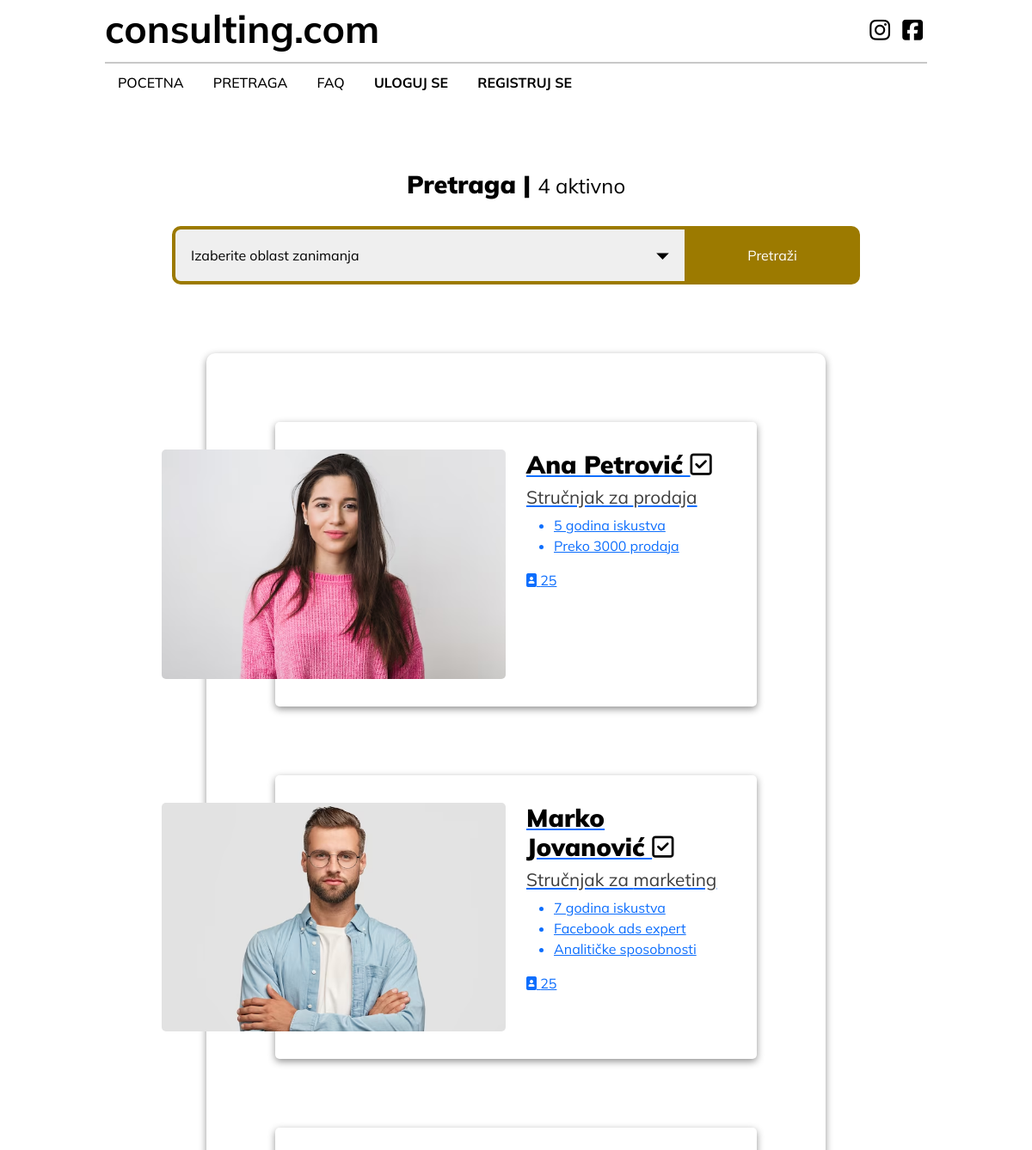
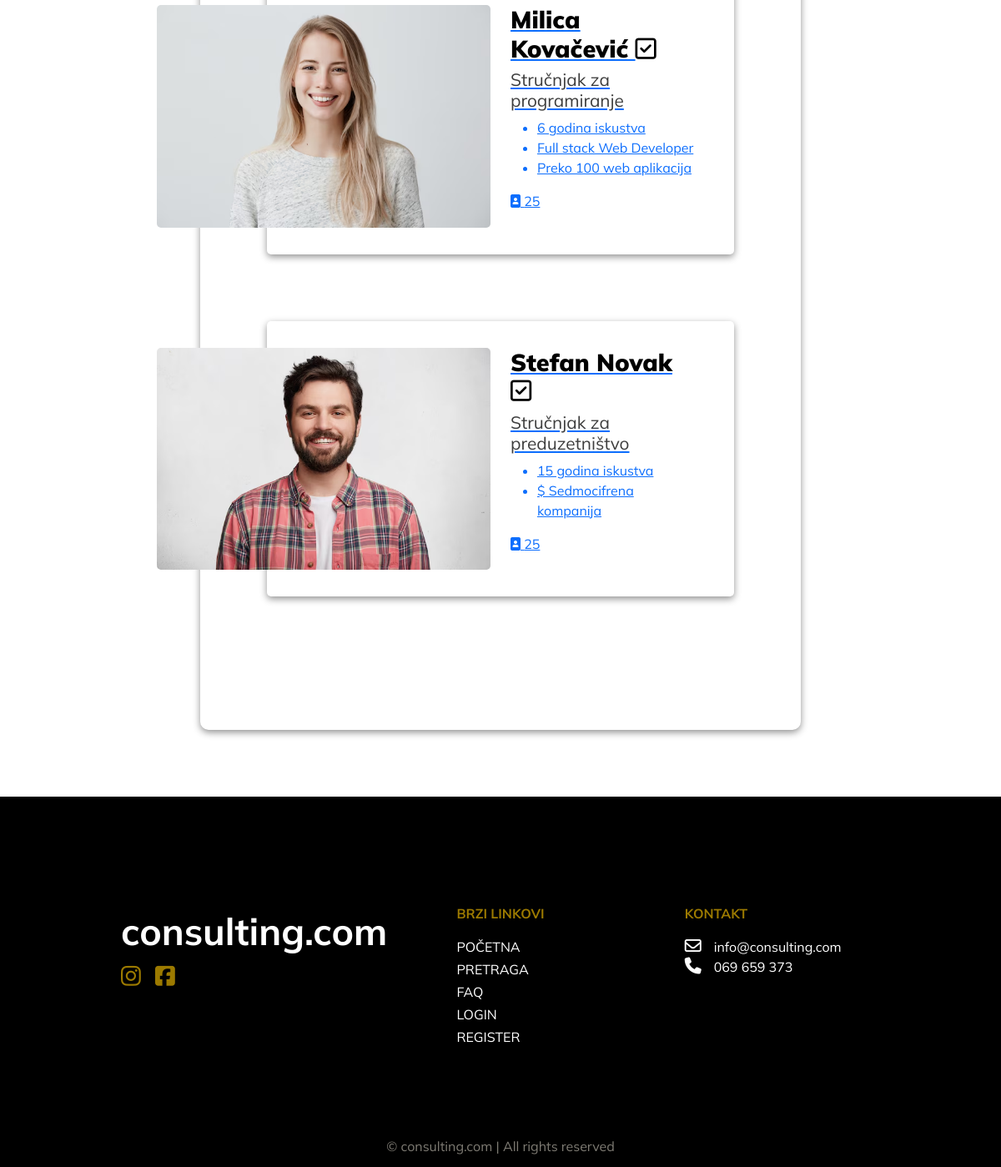
The app's page /pretraga.php with its own data (2 pictures, top to bottom).
### tables this page shows
CREATE TABLE `expert` (
  `expert_id` int(11) NOT NULL,
  `first_name` varchar(255) NOT NULL,
  `last_name` varchar(255) NOT NULL,
  `phone` varchar(255) NOT NULL,
  `email` varchar(255) NOT NULL,
  `password` varchar(255) NOT NULL,
  `short_description` varchar(1000) NOT NULL,
  `long_description` text NOT NULL,
  `price` int(11) NOT NULL,
  `image` varchar(1000) NOT NULL,
  `business_area_id` int(11) NOT NULL,
  `active_user` tinyint(1) NOT NULL
);

CREATE TABLE `business_area` (
  `business_id` int(11) NOT NULL,
  `name` varchar(255) NOT NULL,
  `description` varchar(1000) NOT NULL
);

### app/classes/User.php (called while the page is built, shortened)
<?php
class User{
    public function is_logged(){
        return false;
    }
}

### app/classes/Expert.php (called while the page is built, shortened)
<?php
class Expert{
    protected $conn;
    public function __construct(){
        global $conn;
        $this->conn = $conn;
    }
    public function fetch_for_search(){
        $sql = "SELECT expert.expert_id, expert.first_name, expert.last_name, expert.short_description,expert.price, expert.image, business_area.name FROM expert
        INNER join business_area on expert.business_area_id = business_area.business_id
        WHERE expert.active_user = 1";
        $result = $this->conn->query($sql);
        return $result->fetch_all(MYSQLI_ASSOC);
    }
    public function count_all(){
        $sql = "SELECT COUNT(expert_id) as count FROM expert";
        $stmt = $this->conn->prepare($sql);
        $stmt->execute();
        $result = $stmt->get_result();
        $row =  $result->fetch_assoc();
        return $row['count'];
    }
}

### pretraga.php (the view, shortened to what this page needs)
<?php
    require_once 'inc/header.php';
    require_once 'app/classes/Expert.php';
    $experts = new Expert();
    $experts = $experts->fetch_for_search();
    $count = new Expert();
    $count = $count->count_all();
?>
<link rel="stylesheet" href="./pretragacss/pretraga.css">
<body>
    <div class="mesto">
        <div class="pretraga-text">
            <h1>Pretraga | <span> <?php echo $count?> aktivno</span></h1>
        </div>
        <form method="POST" action="pretraga.php">
            <select name="search" id="search" class="custom-select">
                <option value="" disabled selected>Izaberite oblast zanimanja</option>
            </select>
            <button type="submit">Pretraži</button>
        </form>
    </div>
    <div class="oglasi">
    <?php foreach($experts as $expert):?>
        <div class="oglas1">
            <a href="expert.php?expert_id=<?=$expert['expert_id']?>">
          <div class="container">
            <div class="row">
                    <div class="col-md-6">
                        <img src="img/<?=$expert['image']?>" alt="">
                    </div>
                    <div class="col-md-6">
                        <h1><?=$expert['first_name']?> <?=$expert['last_name']?> <i class="fa-regular fa-square-check"></i></h1>
                        <h2>Stručnjak za <?=strtolower($expert['name'])?></h2>
                        <ul>
                            <?php
                            $data = explode(',', $expert['short_description']);
                            ?>
                            <?php foreach ($data as $part):?>
                            <li><?php echo $part?></li>
                            <?php endforeach;?>
                        </ul>
                       <span><i class="fa-solid fa-image-portrait"></i> 25</span>
                    </div>
                </div>
            </div>
            </a>
        </div>
            <?php endforeach;?>
    </div>
    <?php require_once 'inc/footer.php';?>

### inc/header.php (shortened to what this page needs)
<?php
    require_once "app/classes/User.php";
    $user = new User();
?>
<!DOCTYPE html>
<html lang="en">
<head>
    <link href="https://cdn.jsdelivr.net/npm/bootstrap@5.1.3/dist/css/bootstrap.min.css" rel="stylesheet">
    <link rel="stylesheet" href="scss/style.css">
</head>
<body>
    <header>
        <div class="container">
            <div class="gornji-nav">
                <div class="row">
                    <div class="col-md-6">
                       <a href="index.php">consulting.com</a>
                    </div>
                    <div class="col-md-6">
                        <div class="right-gornji">
                            <ul>
                                <li><a href="#"> <i class="fa-brands fa-instagram"></i></a></li>
                                <li><a href="#"> <i class="fa-brands fa-square-facebook"></i></a></li>
                            </ul>
                        </div>
                    </div>
                </div>
            </div>
            <div class="donji-nav">
                <div class="row">
                    <ul>
                        <li><a href="index.php">pocetna</a></li>
                        <li><a href="pretraga.php">pretraga</a></li>
                        <li><a href="#">faq</a></li>
                        <?php if($user->is_logged()):?>
                        <li><a href="logout.php"><b>izloguj se</b></a></li>
                        <?php else:?>
                        <li><a href="login.php"><b>uloguj se</b></a></li>
                        <li><a href="register.php"><b>registruj se</b></a></li>
                        <?php endif;?>
                    </ul>
                </div>
            </div>
        </div>
    </header>

### inc/footer.php (shortened to what this page needs)
<footer>
        <div class="container">
            <div class="row">
                <div class="col-md-4">
                    <div class="left-footer">
                    <a href="#" id="naslovfooter">consulting.com</a>
                    <br>
                    <a href="#"> <i class="fa-brands fa-instagram"></i></a>
                    <a href="#"> <i class="fa-brands fa-square-facebook"></i></a>
                    </div>
                </div>
                <div class="col-md-4">
                    <div class="middle-footer">
                        <p>brzi linkovi</p>
                        <ul>
                            <li><a href="index.html">početna</a></li>
                            <li><a href="#">pretraga</a></li>
                            <li><a href="#">FAQ</a></li>
                            <li><a href="login.php">login</a></li>
                            <li><a href="register.php">register</a></li>
                        </ul>
                    </div>
                </div>
                <div class="col-md-4">
                    <div class="right-footer">
                        <p>kontakt</p>
                        <a href="mailto:milosantunovic1@gmail.com" id="email"><i class="fa-regular fa-envelope"></i>info@consulting.com</a>
                        <br>
                        <a href="tel:069659373" id="fon"><i class="fa-solid fa-phone"></i>069 659 373</a>
                    </div>
                </div>
            </div>
        </div>
        <p id="copyright">© consulting.com | All rights reserved</p>
    </footer>
</body>
</html>

### scss/style.css (style rules this page uses)
* { margin: 0; padding: 0; box-sizing: border-box; }
header { background-color: white; }
header .gornji-nav { font-family: "Mulish", sans-serif; margin: 0px 5rem; border-bottom: 2px solid rgb(200, 200, 200); }
header .gornji-nav a { font-size: 2.8rem; text-decoration: none; color: black; font-weight: 700; }
header .gornji-nav .right-gornji { text-align: right; }
header .gornji-nav .right-gornji ul li { display: inline-block; padding-top: 15px; }
header .gornji-nav .right-gornji ul li a { font-size: 1.7rem; margin: 0px 5px; transition: 0.2s; }
header .donji-nav { margin: 0px 5rem; font-family: "Mulish", sans-serif; font-weight: 500; }
header .donji-nav ul { margin-bottom: -1px; }
header .donji-nav ul li { display: inline-block; padding: 10px 0px; }
header .donji-nav ul li a { color: black; text-transform: uppercase; text-decoration: none; padding: 10px 15px; transition: 0.2s; }
footer { background-color: black; color: white; padding: 8rem; font-family: "Mulish", sans-serif; position: relative; }
footer .left-footer { display: table; margin: 0 auto; }
footer .left-footer #naslovfooter { font-size: 2.8rem; text-decoration: none; color: white; font-weight: 700; }
footer .left-footer a { text-decoration: none; font-size: 1.7rem; margin: 0px 5px; transition: 0.3s; color: #9c7a00; }
footer .middle-footer { display: table; margin: 0 auto; text-transform: uppercase; }
footer .middle-footer P { color: #9c7a00; font-weight: 700; }
footer .middle-footer ul { padding-left: 0px; }
footer .middle-footer ul li { list-style: none; margin-bottom: 3px; }
footer .middle-footer ul li a { text-decoration: none; color: white; transition: 0.1s; }
footer .right-footer { display: table; margin: 0 auto; }
footer .right-footer P { text-transform: uppercase; color: #9c7a00; font-weight: 700; }
footer .right-footer a { text-decoration: none; color: white; transition: 0.1s; }
footer .right-footer i { font-size: 20px; margin-right: 15px; }
footer #copyright { position: absolute; bottom: -15px; color: #7e7b73; left: 50%; transform: translate(-50%, -50%); }

### records on screen
expert: image (picture), first_name "Ana", last_name "Petrović", business_area.name "prodaja", short_description "5 godina iskustva", short_description "Preko 3000 prodaja"
expert: image (picture), first_name "Marko", last_name "Jovanović", business_area.name "marketing", short_description "7 godina iskustva", short_description "Facebook ads expert", short_description "Analitičke sposobnosti"
expert: image (picture), first_name "Milica", last_name "Kovačević", business_area.name "programiranje", short_description "6 godina iskustva", short_description "Full stack Web Developer", short_description "Preko 100 web aplikacija"
expert: image (picture), first_name "Stefan", last_name "Novak", business_area.name "preduzetništvo", short_description "15 godina iskustva", short_description "$ Sedmocifrena kompanija"

### other values on screen
$count "4"
